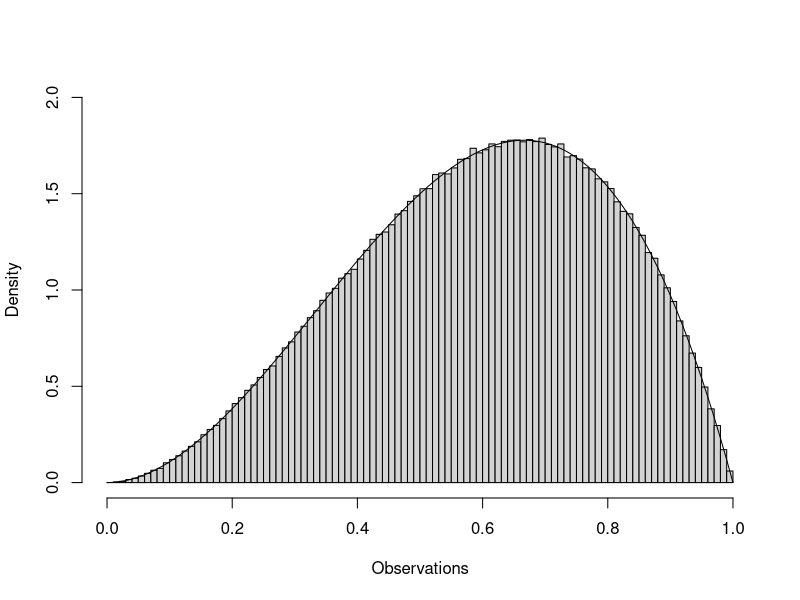

Write the R code that produced this figure.
#先定義Beta distribution的pdf
f = function(x){
  if((0<x) && (x<1)){
    ((x^2)*(1-x))/beta(3,2)
  }else{
    return(0)
  }
}

#定義g(x) 選擇Uniform distribution
g <- function(x) {
  dunif(x)
}


#計算M,max(f(t)/g(t)),for all t
M = max(sapply(seq(0, 1, by = 0.001), function(x) f(x) / g(x)))

#Acceptance-Rejection Method
rejectionBeta = function(f,M){
  while(TRUE){
    x = runif(1) #從g分布中找x,且f(x)/g(x) <= M
    y = runif(1) #用Uniform distribution找機率
    if(y<f(x)/M*g(x)){
      return(x)
    } 
  }
}

#找出服從Beta distribution的隨機變數
set.seed(21)
nrep = 1000000 #大樣本更為符合想要找到的Distribution
Observations = rep(0,nrep)
for (i in 1:nrep) {
  Observations[i] = rejectionBeta(f,M)   
}

#畫圖確認
hist(Observations,breaks = seq(0,1,by=0.01),freq = FALSE,ylim = c(0,2),main = "")
y = seq(0,1,0.01)
fy = ((y^2)*(1-y))/beta(3,2) #Beta distribution(3,2)的pdf
lines(y,fy)










